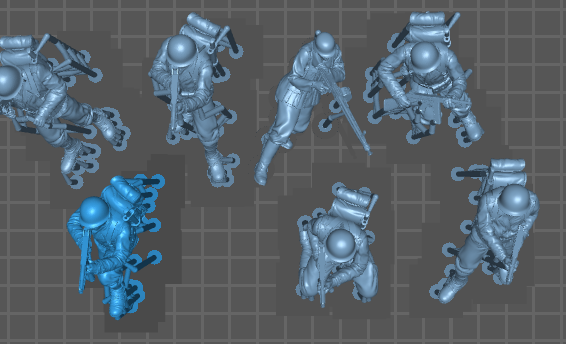
#> input picture Chitubox_Step_4/sample_no_grid_no_label.png, 566 x 344 px
$ python Chitubox.py
#> lines starting #> are read from the running program, lines starting #| are printed output that depends on the picture; after the words box and inside, x2 and y2 are one past the last pixel; in counts of white or black regions, pixels touching at a corner belong together
import cv2
import numpy as np


def draw_rect_around_contour(img, contour):
    x, y, w, h = cv2.boundingRect(contour)
    cv2.rectangle(img, (x, y), (x + w, y + h), (0, 0, 255), 2)


def get_size_of_contour(contour):
    x, y, w, h = cv2.boundingRect(contour)
    return w, h


def indentify_contours_in_img(img):
    # Convert the image from BGR to HSV color space
    hsv = cv2.cvtColor(img, cv2.COLOR_BGR2HSV)
    lower_blue = np.array([0, 0, 0])
    upper_blue = np.array([0, 0, 101])
    # Create a mask for blue color
    mask = cv2.inRange(hsv, lower_blue, upper_blue)
    mask = cv2.subtract(255, mask)
    # Find the contours of the blue area in the image
    contours, _ = cv2.findContours(mask, cv2.RETR_EXTERNAL, cv2.CHAIN_APPROX_SIMPLE)
    # Define a threshold for the contour area
    threshold = 100
    # Draw only the contours that have an area greater than the threshold
    valid_contours = []
    for cnt in contours:
        if cv2.contourArea(cnt) > threshold:
            valid_contours.append(cnt)
    return valid_contours


def move_contour_to(x_pos, y_pos, contour, img):
    # Get the bounding box of the contour
    x, y, w, h = cv2.boundingRect(contour)

    # Check if the x_pos is within the bounds of the image
    if x_pos < 0:
        x_pos = 0
    elif x_pos + w > img.shape[1]:
        x_pos = img.shape[1] - w

    # Check if the y_pos is within the bounds of the image
    if y_pos < 0:
        y_pos = 0
    elif y_pos + h > img.shape[0]:
        y_pos = img.shape[0] - h

    # Define the translation matrix
    M = np.float32([[1, 0, x_pos - x], [0, 1, y_pos - y]])

    # Move the contour
    return cv2.transform(contour, M)


# [81 lines left out: functions move_contour_by, rotate_contour_by, draw_contours, overlapping_contours, get_ending_coordinates, not called in this run]


# [32 lines of commented-out code are left out]


def arrange_contours(image, contours):
    height, width = image.shape[:2]
    x = 0
    y = 0
    arranged_contours = []
    for contour in contours:
        contour = np.round(contour).astype(np.int32)
        min_x, min_y = np.nanmin(contour, axis=0)[0]
        max_x, max_y = np.nanmax(contour, axis=0)[0]
        contour_width = max_x - min_x
        contour_height = max_y - min_y
        if x + contour_width > width:
            x = 0
            # y += np.nanmax(contour[:,0, 1])
            y = max(y, np.nanmax(contour[:,0, 1]))
        if y + contour_height > height:
            continue
        arranged_contours.append((x, y, contour))
        x += contour_width
    return arranged_contours


def draw_arranged_contours(image, arranged_contours, title):
    for x, y, contour in arranged_contours:
        contour = move_contour_to(x, y, contour, image)
        cv2.drawContours(image, [contour], -1, (0, 255, 0), 2)
    cv2.imshow(title, image)


image = cv2.imread("sample_no_grid_no_label.png")
#> image is the input picture: shape (344, 566, 3); mean B, G, R 106, 97.5, 86.6
print(f'Y = {image.shape[0]}, X = {image.shape[1]}')
#| Y = 344, X = 566
contours_found = indentify_contours_in_img(image)
#> in indentify_contours_in_img, `hsv = cv2.cvtColor(img, cv2.COLOR_BGR2HSV)`: hsv: shape (344, 566, 3); mean H, S, V 31.5, 32, 106
#> in indentify_contours_in_img, `mask = cv2.inRange(hsv, lower_blue, upper_blue)`:
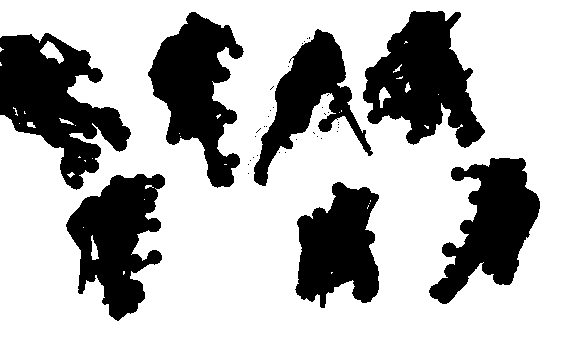
#> mask: shape (344, 566); 69.6% white; 39 black regions (32 under 20 px), largest, box (x1, y1, x2, y2) and area: (0, 33, 131, 190) 10365, (363, 11, 485, 148) 9637, (148, 12, 244, 188) 8762
#> in indentify_contours_in_img, `mask = cv2.subtract(255, mask)`: mask: shape (344, 566); 30.4% white; 39 white regions (32 under 20 px)
#> in indentify_contours_in_img, `contours, _ = cv2.findContours(mask, cv2.RETR_EXTERNAL, cv2.CHAIN_APPR..`: contours = 39 contours, 32 with area under 20; largest, box (x1, y1, x2, y2) and area: (0, 33, 131, 190) 10440, (363, 11, 485, 148) 9593, (148, 12, 244, 188) 8511, (66, 174, 165, 321) 8220, (429, 158, 540, 304) 7970, (295, 182, 379, 308) 7101, (254, 29, 373, 186) 6160
#> the loop in indentify_contours_in_img, `for cnt in contours:` made 39 passes
#> cnt on passes 3, 4, 5, 7, 8, 9, 10, 11, 12, 13, 14, 15: [[248, 173]], [[248, 164]], [[250, 160]], [[253, 157]], [[257, 155]], [[285, 152]], [[279, 152]], [[296, 139]], [[321, 138]], [[317, 136]], [[255, 136]], [[313, 132], [314, 133]]
#> after the loop in indentify_contours_in_img, `for cnt in contours:`: valid_contours = 7 contours; box (x1, y1, x2, y2) and area: (0, 33, 131, 190) 10440, (363, 11, 485, 148) 9593, (148, 12, 244, 188) 8511, (66, 174, 165, 321) 8220, (429, 158, 540, 304) 7970, (295, 182, 379, 308) 7101, (254, 29, 373, 186) 6160
#> contours_found has the same summary as valid_contours in indentify_contours_in_img
# [10 lines of commented-out code are left out]
print(np.nanmin(contours_found[0][:,0, 1]))
#| 182

sorted_contours = arrange_contours(image, contours_found)
#> the loop in arrange_contours, `for contour in contours:` made 7 passes
#> (min_x, min_y, max_x, max_y, contour_width, contour_height, x, y) on pass 6: (148, 12, 243, 187, 95, 175, 0, 187)
#> (min_x, min_y, max_x, max_y, contour_width, contour_height, x) on passes 1, 2, 3, 4, 5, 7: (295, 182, 378, 307, 83, 125, 83), (66, 174, 164, 320, 98, 146, 181), (429, 158, 539, 303, 110, 145, 291), (0, 33, 130, 189, 130, 156, 421), (254, 29, 372, 185, 118, 156, 539), (363, 11, 484, 147, 121, 136, 121)
#> after the loop in arrange_contours, `for contour in contours:`: arranged_contours = 6 items; x = 121; y = 187
#> sorted_contours = 6 items
draw_arranged_contours(image, sorted_contours,"SORTED")
#> the loop in draw_arranged_contours, `for x, y, contour in arranged_contours:` made 6 passes
#> (w in move_contour_to, h in move_contour_to, M in move_contour_to) on passes 1 to 6: (84, 126, [[1, 0, -295], [0, 1, -182]]), (99, 147, [[1, 0, 17], [0, 1, -174]]), (111, 146, [[1, 0, -248], [0, 1, -158]]), (131, 157, [[1, 0, 291], [0, 1, -33]]), (119, 157, [[1, 0, 167], [0, 1, -29]]), (122, 137, [[1, 0, -363], [0, 1, 176]])
#> after the loop in draw_arranged_contours, `for x, y, contour in arranged_contours:`:
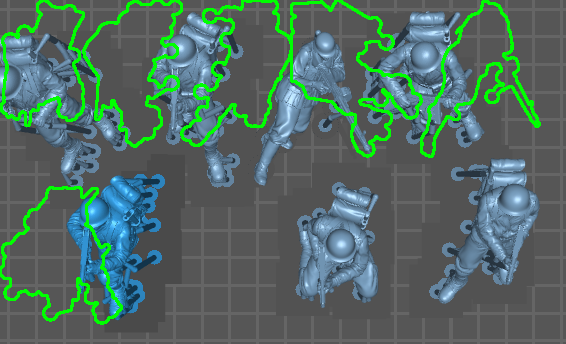
#> image: shape (344, 566, 3); 6.24% of pixels changed, all inside (x1, y1, x2, y2) = (0, 0, 541, 325)

cv2.waitKey(0)
cv2.destroyAllWindows()
